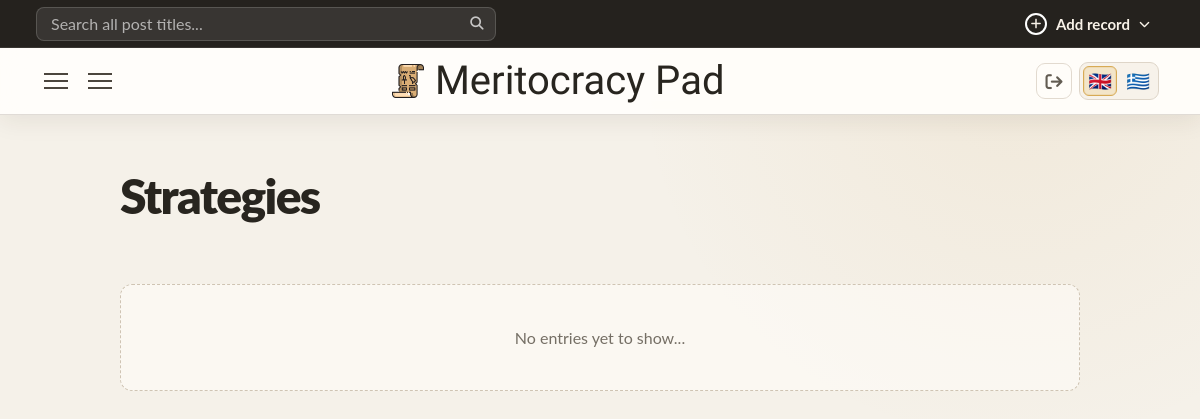
Page /cnicou/strategies/ (signed in) on the earlier database version.
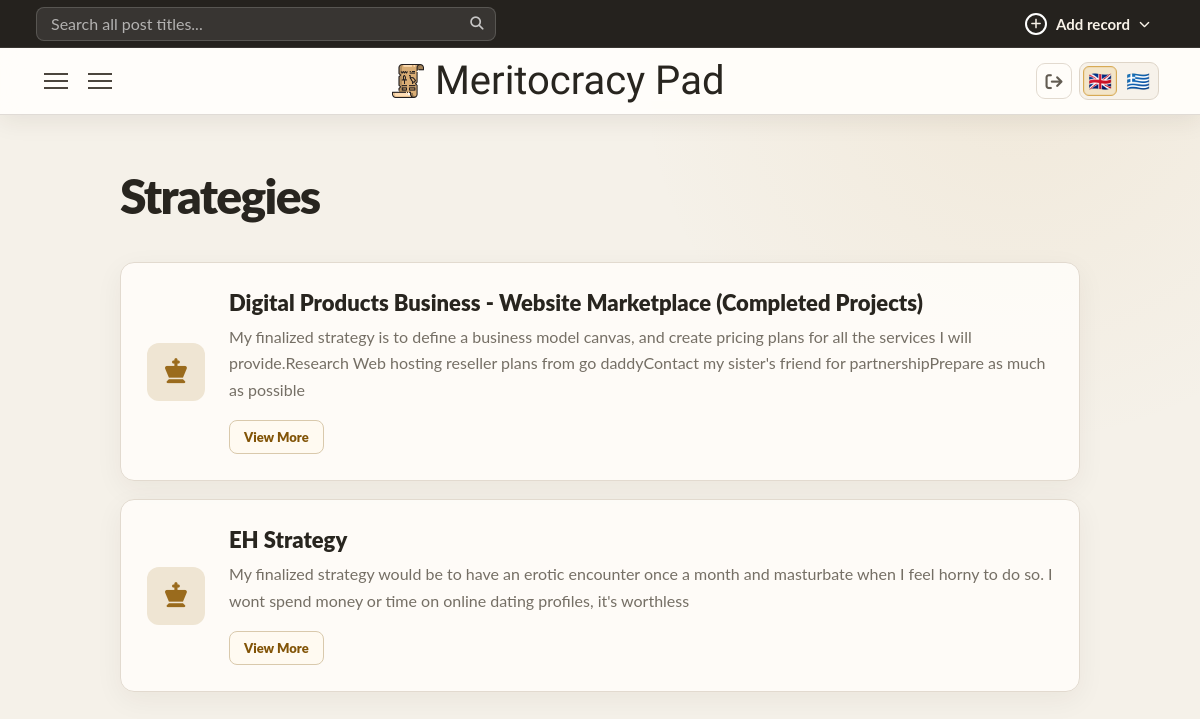
Same page on the later database version.
### core/models.py (models this page shows, shortened)
class UserOwnedModel(models.Model):
    user = models.ForeignKey(
        settings.AUTH_USER_MODEL,
        on_delete=models.CASCADE,
        related_name="%(class)s_records",
        null=True,
        blank=True,
    )
    class Meta:
        abstract = True
        constraints = [
            models.UniqueConstraint(
                fields=("user", "slug"),
                name="unique_%(class)s_user_slug",
            )
        ]

class Strategy(UserOwnedModel):
    title = models.CharField(max_length=255)
    slug = models.SlugField(blank=True)
    created_at = models.DateTimeField(auto_now_add=True)
    strenght = CKEditor5Field('Strenghts', config_name='extends')  # or 'default'
    Weeknesses = CKEditor5Field('Weaknesses', config_name='extends')  # or 'default'
    opportunities = CKEditor5Field('Opportunities', config_name='extends')  # or 'default'
    threats = CKEditor5Field('Threats', config_name='extends')  # or 'default'
    strenghts_advantages = CKEditor5Field('How to take advantage of your strenghts', config_name='extends')  # or 'default'
    weekness_minimization = CKEditor5Field('How to take improve or minimize your weaknesses?', config_name='extends')  # or 'default'
    opportunities_advantages = CKEditor5Field('How to take advantage of your opportunities?', config_name='extends')  # or 'default'
    threats_prevention = CKEditor5Field('How to prevent threats from happening?', config_name='extends')  # or 'default'
    finalized_strategy = CKEditor5Field('What is your finalized Strategy?', config_name='extends')  # or 'default'
    category = models.ForeignKey(
        StrategyCategory,
        on_delete=models.CASCADE,
        related_name="strategies_by_category",
        null=True
    )
    subcategory = models.ForeignKey(
        StrategySubcategory,
        on_delete=models.CASCADE,
        related_name="strategies_by_subcategory",
        blank=True,
        null=True
    )
    tags = models.ManyToManyField(
        StrategyTag,
        related_name="strategies_by_tag",
        blank=True
    )

### core/views.py (the view)
# urls.py: path("strategies/",views.strategy_index,name="strategy_index"),
@workspace_login_required
def strategy_index(request):
    articles = records_for_user(Strategy, request.user).order_by("-created_at")
    paginator = Paginator(articles, 6) # Show 9 per page.
    page_number = request.GET.get('page')
    page_obj = paginator.get_page(page_number)
    article_tags = taxonomy_for_user(StrategyTag, request.user)
    article_categories = taxonomy_for_user(StrategyCategory, request.user)
    for category in article_categories:
        category.sub_categories = category.subcategories.filter(user=request.user)
    return render(request,"core/view/strategy.html",{
        "articles":articles,
        "page_obj":page_obj,
        "article_categories":article_categories,
        "article_tags":article_tags,
    })

### core/context_processors.py (called while the page is built)
def workspace_record_type(request):
    match = getattr(request, "resolver_match", None)
    if match is None:
        return {}
    record_type = match.kwargs.get("record_type")
    if not record_type:
        url_name = match.url_name or ""
        record_type = "article" if url_name == "index" else url_name.split("_", 1)[0]
    if record_type not in WORKSPACE_RECORD_TYPES:
        return {}
    return {"workspace_record_type": record_type}

### core/taxonomy.py (called while the page is built)
def default_category_first(queryset):
    return queryset.annotate(
        _default_category_order=Case(
            When(slug=DEFAULT_CATEGORY_SLUG, then=Value(0)),
            default=Value(1),
            output_field=IntegerField(),
        )
    ).order_by("_default_category_order", "name")

def is_category_model(model):
    return issubclass(model, BaseCategory)

### core/views.py (called while the page is built)
def records_for_user(model, user):
    return model.objects.filter(user=user)

def taxonomy_for_user(model, user):
    queryset = model.objects.filter(user=user)
    if is_category_model(model):
        return default_category_first(queryset)
    return queryset.order_by("name")

### core/templates/core/view/strategy.html (shortened to what this page needs)
{% extends 'core/base.html' %}
{% block main %}
<div class="grid">
    <div class="grid-right">
        <div class="grid-right-wraper">
            <h1 class="post-type-title">Strategies</h1>
            {% for article in page_obj %}
                <article class="preview">
                    <div class="icon">
                       <i class="fa-solid fa-chess-king"></i>
                    </div>
                    <div class="content">
                        <h2>{{article.title}}</h2>
                        <p>{{article.finalized_strategy | safe | striptags | truncatewords:70 }}</p>
                        <a class="view-single-btn" href="{% url 'strategy_single' request.user.username article.slug %}">View More</a>
                    </div>
                </article>
            {% empty %}
                <p class="no-entries">No entries yet to show...</p>
            {% endfor %}
    </div>
    </div>
</div>
{% endblock %}

Differences in the rows shown:
added Strategy: title "Digital Products Business - Website Marketplace (Completed Projects)", finalized_strategy "My finalized strategy is to define a business model canvas, and create pricing plans for all the services I will provide.Research Web hosting reseller plans from go daddyContact my sister's friend for partnershipPrepare as much as possible"
now on this page (row edited): Strategy: title "EH Strategy", finalized_strategy "My finalized strategy would be to have an erotic encounter once a month and masturbate when I feel horny to do so. I wont spend money or time on online dating profiles, it's worthless"
Other differences:
text no longer shown: "No entries yet to show..."
